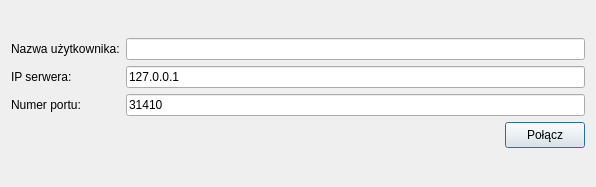
<?xml version="1.0" encoding="UTF-8"?>
<ui version="4.0">
 <class>Dialog</class>
 <widget class="QDialog" name="Dialog">
  <property name="geometry">
   <rect>
    <x>0</x>
    <y>0</y>
    <width>596</width>
    <height>187</height>
   </rect>
  </property>
  <property name="windowTitle">
   <string>IRC - Połącz z serwerem</string>
  </property>
  <property name="windowIcon">
   <iconset resource="res.qrc">
    <normaloff>:/icons/konversation.svg</normaloff>:/icons/konversation.svg</iconset>
  </property>
  <layout class="QGridLayout" name="gridLayout_2">
   <item row="0" column="0">
    <layout class="QGridLayout" name="gridLayout">
     <item row="2" column="0">
      <widget class="QLabel" name="label_2">
       <property name="text">
        <string>IP serwera:</string>
       </property>
      </widget>
     </item>
     <item row="5" column="2">
      <widget class="QPushButton" name="connectButton">
       <property name="minimumSize">
        <size>
         <width>70</width>
         <height>26</height>
        </size>
       </property>
       <property name="styleSheet">
        <string notr="true"/>
       </property>
       <property name="text">
        <string>Połącz</string>
       </property>
      </widget>
     </item>
     <item row="0" column="0">
      <widget class="QLabel" name="label">
       <property name="text">
        <string>Nazwa użytkownika:</string>
       </property>
      </widget>
     </item>
     <item row="5" column="1">
      <spacer name="horizontalSpacer">
       <property name="orientation">
        <enum>Qt::Horizontal</enum>
       </property>
       <property name="sizeHint" stdset="0">
        <size>
         <width>40</width>
         <height>20</height>
        </size>
       </property>
      </spacer>
     </item>
     <item row="2" column="1" colspan="2">
      <widget class="QLineEdit" name="serverIPEdit">
       <property name="styleSheet">
        <string notr="true"/>
       </property>
       <property name="text">
        <string>127.0.0.1</string>
       </property>
      </widget>
     </item>
     <item row="0" column="1" colspan="2">
      <widget class="QLineEdit" name="userNameEdit">
       <property name="styleSheet">
        <string notr="true"/>
       </property>
      </widget>
     </item>
     <item row="3" column="1" colspan="2">
      <widget class="QLineEdit" name="serverPortEdit">
       <property name="text">
        <string>31410</string>
       </property>
      </widget>
     </item>
     <item row="3" column="0">
      <widget class="QLabel" name="label_3">
       <property name="text">
        <string>Numer portu:</string>
       </property>
      </widget>
     </item>
    </layout>
   </item>
  </layout>
 </widget>
 <tabstops>
  <tabstop>userNameEdit</tabstop>
  <tabstop>serverIPEdit</tabstop>
  <tabstop>serverPortEdit</tabstop>
  <tabstop>connectButton</tabstop>
 </tabstops>
 <resources>
  <include location="res.qrc"/>
 </resources>
 <connections/>
</ui>
